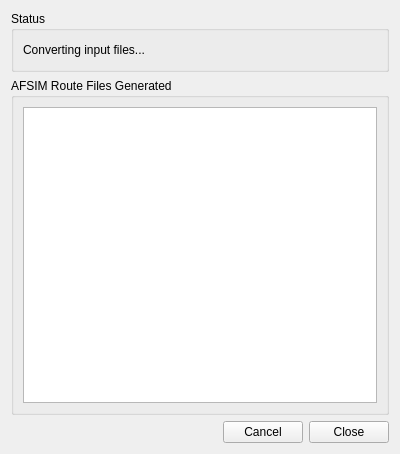
<?xml version="1.0" encoding="UTF-8"?>
<ui version="4.0">
 <class>StatusAndResultsDialog</class>
 <widget class="QWidget" name="StatusAndResultsDialog">
  <property name="geometry">
   <rect>
    <x>0</x>
    <y>0</y>
    <width>400</width>
    <height>454</height>
   </rect>
  </property>
  <property name="sizePolicy">
   <sizepolicy hsizetype="Expanding" vsizetype="Fixed">
    <horstretch>0</horstretch>
    <verstretch>0</verstretch>
   </sizepolicy>
  </property>
  <property name="windowTitle">
   <string>CRD Importer Status Dialog</string>
  </property>
  <layout class="QGridLayout" name="gridLayout">
   <item row="0" column="0">
    <widget class="QGroupBox" name="groupBox">
     <property name="title">
      <string>Status</string>
     </property>
     <layout class="QHBoxLayout" name="horizontalLayout_4">
      <item>
       <layout class="QHBoxLayout" name="horizontalLayout">
        <item>
         <widget class="QLabel" name="statusLabel">
          <property name="text">
           <string>Converting input files...</string>
          </property>
         </widget>
        </item>
        <item>
         <spacer name="horizontalSpacer">
          <property name="orientation">
           <enum>Qt::Horizontal</enum>
          </property>
          <property name="sizeHint" stdset="0">
           <size>
            <width>228</width>
            <height>20</height>
           </size>
          </property>
         </spacer>
        </item>
       </layout>
      </item>
     </layout>
    </widget>
   </item>
   <item row="1" column="0">
    <widget class="QGroupBox" name="groupBox_2">
     <property name="sizePolicy">
      <sizepolicy hsizetype="Expanding" vsizetype="Expanding">
       <horstretch>0</horstretch>
       <verstretch>0</verstretch>
      </sizepolicy>
     </property>
     <property name="title">
      <string>AFSIM Route Files Generated</string>
     </property>
     <layout class="QHBoxLayout" name="horizontalLayout_3">
      <item>
       <layout class="QHBoxLayout" name="horizontalLayout_2">
        <item>
         <widget class="QTreeWidget" name="treeWidget">
          <property name="sizeAdjustPolicy">
           <enum>QAbstractScrollArea::AdjustIgnored</enum>
          </property>
          <attribute name="headerVisible">
           <bool>false</bool>
          </attribute>
          <column>
           <property name="text">
            <string notr="true">1</string>
           </property>
          </column>
         </widget>
        </item>
       </layout>
      </item>
     </layout>
    </widget>
   </item>
   <item row="4" column="0">
    <layout class="QHBoxLayout" name="horizontalLayout_5">
     <item>
      <spacer name="horizontalSpacer_2">
       <property name="orientation">
        <enum>Qt::Horizontal</enum>
       </property>
       <property name="sizeHint" stdset="0">
        <size>
         <width>40</width>
         <height>20</height>
        </size>
       </property>
      </spacer>
     </item>
     <item>
      <widget class="QPushButton" name="cancelButton">
       <property name="text">
        <string>Cancel</string>
       </property>
      </widget>
     </item>
     <item>
      <widget class="QPushButton" name="closeButton">
       <property name="text">
        <string>Close</string>
       </property>
      </widget>
     </item>
    </layout>
   </item>
  </layout>
 </widget>
 <resources/>
 <connections/>
</ui>
